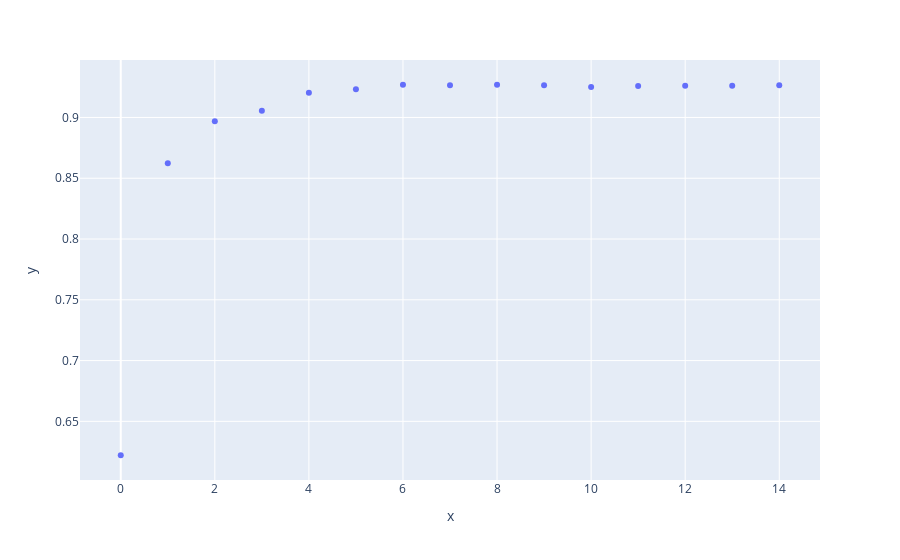

Notebook code for this chart:
### Code cell
px.scatter(
    x = np.arange(0, 15, 1),
    y = accs
)

### Figure 1 — Plotly figure (JSON) as saved in the notebook; plotly's stock layout.template omitted (floating-point values rounded to 4 significant figures)
{"data": [{"hovertemplate": "x=%{x}<br>y=%{y}<extra></extra>", "legendgroup": "", "marker": {"color": "#636efa", "symbol": "circle"}, "mode": "markers", "name": "", "orientation": "v", "showlegend": false, "type": "scatter", "x": [0, 1, 2, 3, 4, 5, 6, 7, 8, 9, 10, 11, 12, 13, 14], "xaxis": "x", "y": [0.6221, 0.8623, 0.8968, 0.9056, 0.9203, 0.9232, 0.9269, 0.9266, 0.9269, 0.9266, 0.9251, 0.9258, 0.9262, 0.9262, 0.9266], "yaxis": "y"}], "layout": {"legend": {"tracegroupgap": 0}, "margin": {"t": 60}, "xaxis": {"anchor": "y", "domain": [0, 1], "title": {"text": "x"}}, "yaxis": {"anchor": "x", "domain": [0, 1], "title": {"text": "y"}}}}
